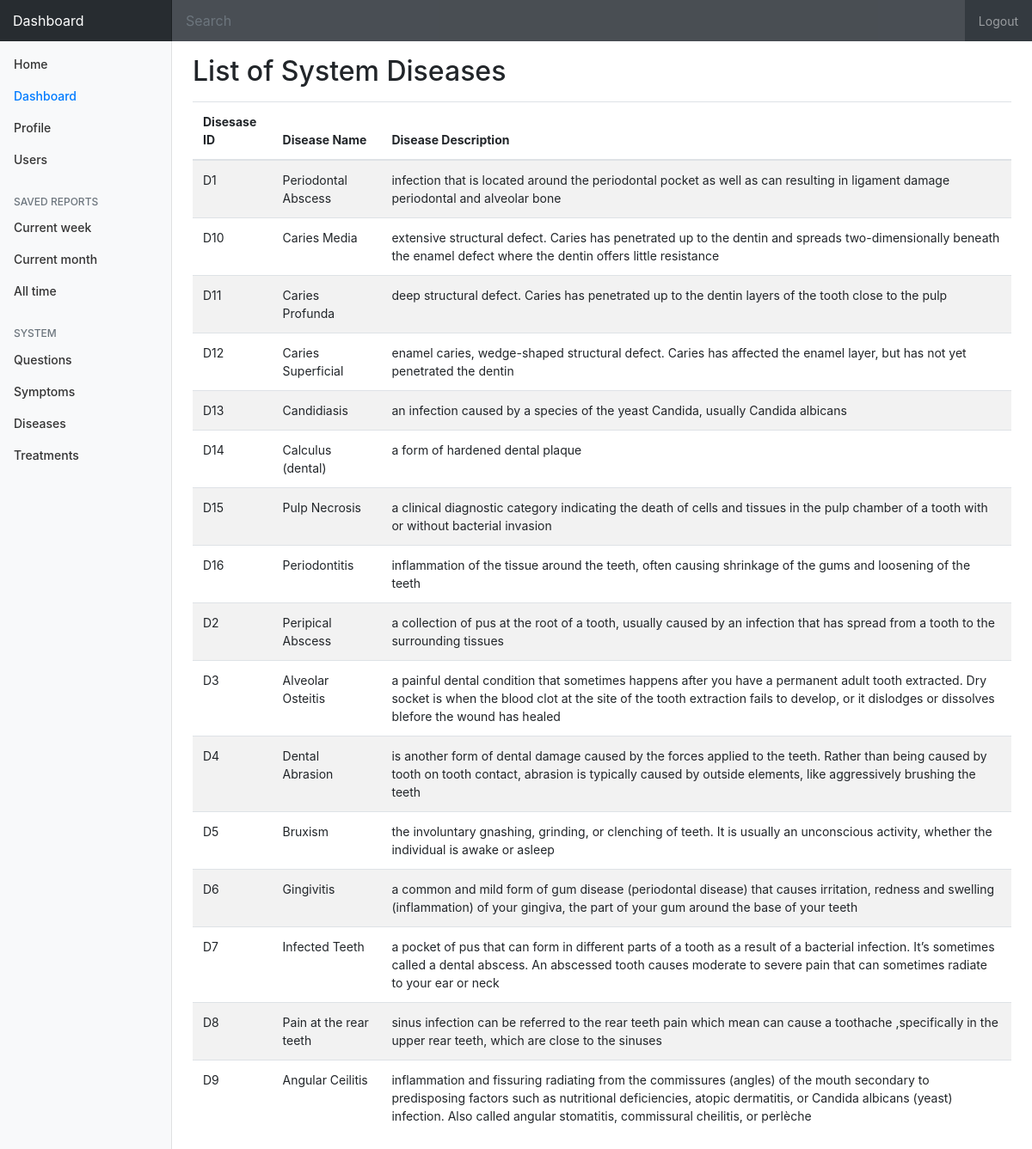
The app's page /4admin/diseases.php (signed in) with its own data.
### tables this page shows
CREATE TABLE `diseases` (
  `disease_id` varchar(10) NOT NULL,
  `disease_name` varchar(255) NOT NULL,
  `disease_desc` varchar(500) NOT NULL
);

### 4admin/diseases.php (the view)
<?php
require_once 'template/header.php';
require_once '../config.php';
$sql = "SELECT * FROM diseases";
$stmt = $db->prepare($sql);
$stmt->execute();
$data['diseases'] = $stmt->fetchAll();
?>
<h2 class="mb-3">List of System Diseases</h2>
<table class="table table-striped">
  <thead>
    <tr>
      <th scope="col">Disesase ID</th>
      <th scope="col">Disease Name</th>
      <th scope="col">Disease Description</th>
    </tr>
  </thead>
  <tbody>
  	<?php foreach ($data['diseases'] as $diseases): ?>
    <tr>
      <td><?= strtoupper($diseases['disease_id']) ?></td>
      <td><?= $diseases['disease_name'] ?></td>
      <td><?= $diseases['disease_desc'] ?></td>
    </tr>
  	<?php endforeach ?>
  </tbody>
</table>
<?php require_once 'template/footer.php'; ?>

### css/dashboard.css (style rules this page uses)
body { font-size: .875rem; }
:root { --input-padding-x: .75rem; --input-padding-y: .75rem; }

### records on screen
diseases: disease_id "D1", disease_name "Periodontal Abscess", disease_desc "infection that is located around the periodontal pocket as well as can resulting in ligament damage periodontal and alveolar bone"
diseases: disease_id "D10", disease_name "Caries Media", disease_desc "extensive structural defect. Caries has penetrated up to the dentin and spreads two-dimensionally beneath the enamel defect where the dentin offers little resistance"
diseases: disease_id "D11", disease_name "Caries Profunda", disease_desc "deep structural defect. Caries has penetrated up to the dentin layers of the tooth close to the pulp"
diseases: disease_id "D12", disease_name "Caries Superficial", disease_desc "enamel caries, wedge-shaped structural defect. Caries has affected the enamel layer, but has not yet penetrated the dentin"
diseases: disease_id "D13", disease_name "Candidiasis", disease_desc "an infection caused by a species of the yeast Candida, usually Candida albicans"
diseases: disease_id "D14", disease_name "Calculus (dental)", disease_desc "a form of hardened dental plaque"
diseases: disease_id "D15", disease_name "Pulp Necrosis", disease_desc "a clinical diagnostic category indicating the death of cells and tissues in the pulp chamber of a tooth with or without bacterial invasion"
diseases: disease_id "D16", disease_name "Periodontitis", disease_desc "inflammation of the tissue around the teeth, often causing shrinkage of the gums and loosening of the teeth"
diseases: disease_id "D2", disease_name "Peripical Abscess", disease_desc "a collection of pus at the root of a tooth, usually caused by an infection that has spread from a tooth to the surrounding tissues"
diseases: disease_id "D3", disease_name "Alveolar Osteitis", disease_desc "a painful dental condition that sometimes happens after you have a permanent adult tooth extracted. Dry socket is when the blood clot at the site of the tooth extraction fails to develop, or it dislodges or dissolves bIefore the wound has healed"
diseases: disease_id "D4", disease_name "Dental Abrasion", disease_desc "is another form of dental damage caused by the forces applied to the teeth. Rather than being caused by tooth on tooth contact, abrasion is typically caused by outside elements, like aggressively brushing the teeth"
diseases: disease_id "D5", disease_name "Bruxism", disease_desc "the involuntary gnashing, grinding, or clenching of teeth. It is usually an unconscious activity, whether the individual is awake or asleep"
diseases: disease_id "D6", disease_name "Gingivitis", disease_desc "a common and mild form of gum disease (periodontal disease) that causes irritation, redness and swelling (inflammation) of your gingiva, the part of your gum around the base of your teeth"
diseases: disease_id "D7", disease_name "Infected Teeth", disease_desc "a pocket of pus that can form in different parts of a tooth as a result of a bacterial infection. It’s sometimes called a dental abscess. An abscessed tooth causes moderate to severe pain that can sometimes radiate to your ear or neck"
diseases: disease_id "D8", disease_name "Pain at the rear teeth", disease_desc "sinus infection can be referred to the rear teeth pain which mean can cause a toothache ,specifically in the upper rear teeth, which are close to the sinuses"
diseases: disease_id "D9", disease_name "Angular Ceilitis", disease_desc "inflammation and fissuring radiating from the commissures (angles) of the mouth secondary to predisposing factors such as nutritional deficiencies, atopic dermatitis, or Candida albicans (yeast) infection. Also called angular stomatitis, commissural cheilitis, or perlèche"
